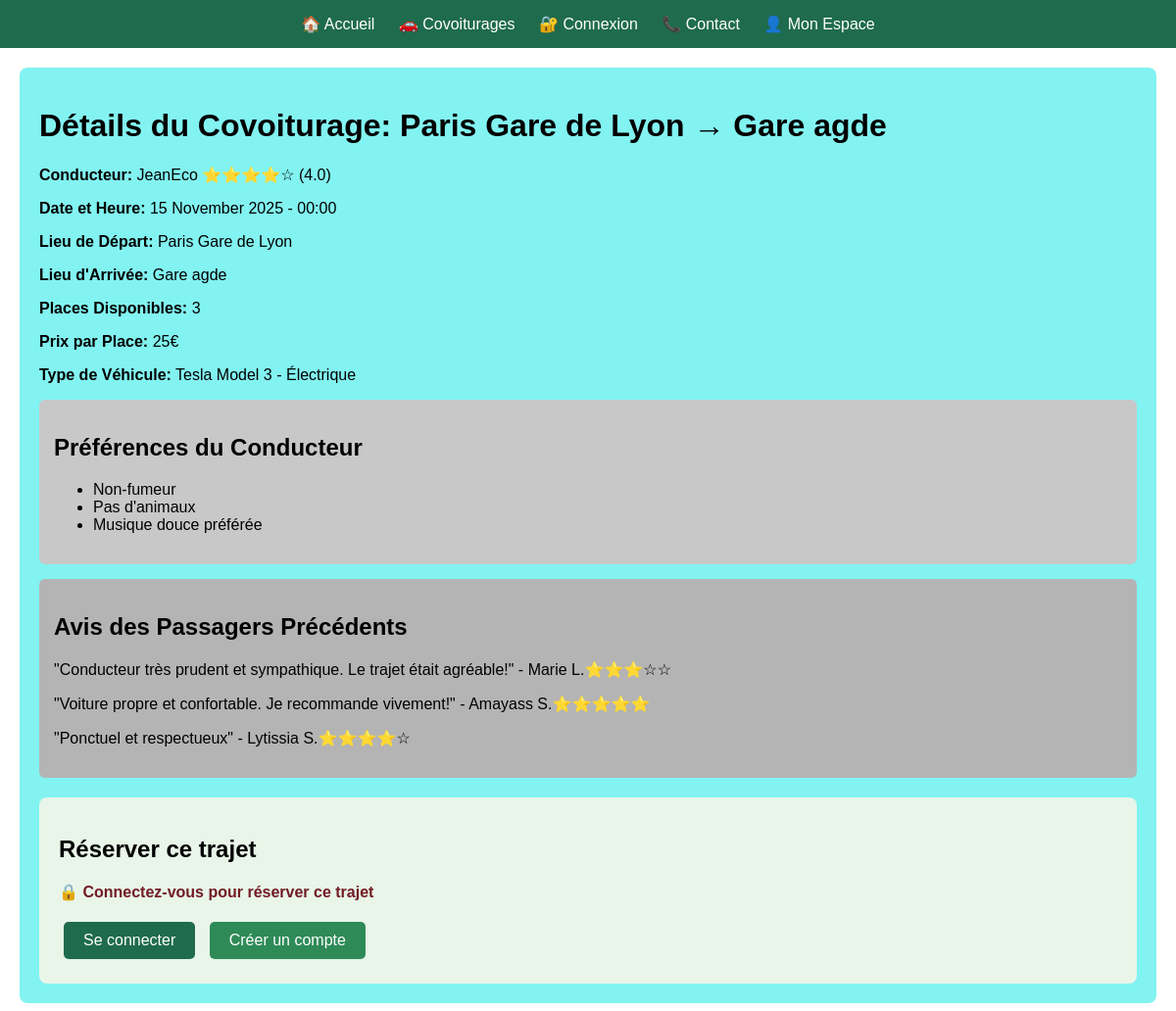
The page /vue-detaillee.php on the database as committed earlier.
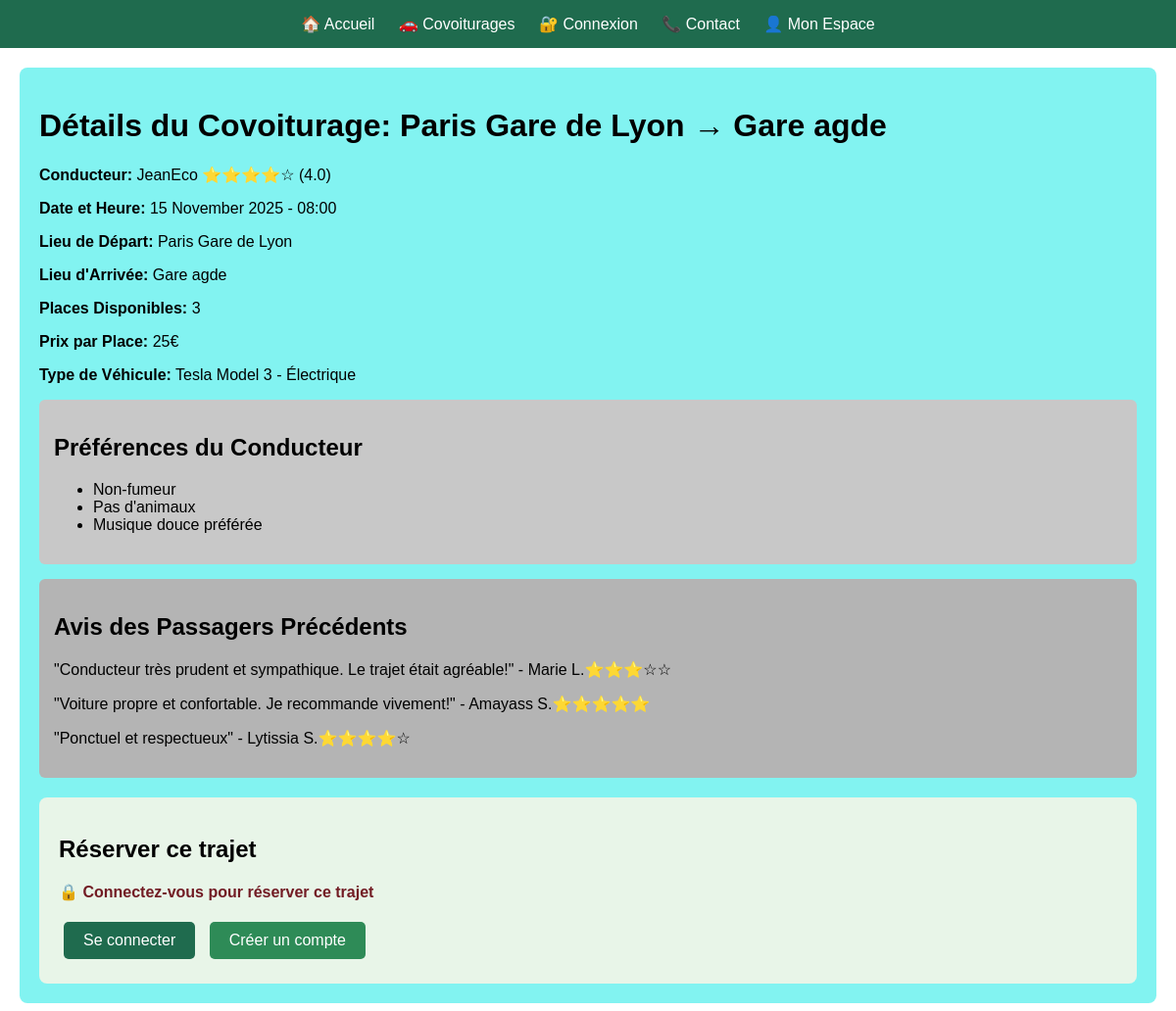
The same page on the database as committed later.
### tables this page shows
CREATE TABLE covoiturage (
    covoiturage_id INT PRIMARY KEY AUTO_INCREMENT,
    date_depart DATE NOT NULL,
    heure_depart TIME NOT NULL,
    lieu_depart VARCHAR(50) NOT NULL,
    date_arrivee DATE NOT NULL,
    heure_arrivee TIME NOT NULL,
    lieu_arrivee VARCHAR(50) NOT NULL,
    statut VARCHAR(50) DEFAULT 'planifié',
    nb_place INT NOT NULL,
    prix_personne FLOAT NOT NULL
);

CREATE TABLE utilisateur (
    utilisateur_id INT PRIMARY KEY AUTO_INCREMENT,
    nom VARCHAR(50) NOT NULL,
    prenom VARCHAR(50) NOT NULL,
    email VARCHAR(50) UNIQUE NOT NULL,
    password VARCHAR(255) NOT NULL,
    telephone VARCHAR(50),
    adresse VARCHAR(50),
    date_naissance VARCHAR(50),
    photo BLOB,
    pseudo VARCHAR(50) UNIQUE NOT NULL,
    credit INT DEFAULT 20
);

CREATE TABLE marque (
    marque_id INT PRIMARY KEY AUTO_INCREMENT,
    libelle VARCHAR(50) NOT NULL
);

CREATE TABLE voiture (
    voiture_id INT PRIMARY KEY AUTO_INCREMENT,
    modele VARCHAR(50) NOT NULL,
    immatriculation VARCHAR(50) UNIQUE NOT NULL,
    energie VARCHAR(50) NOT NULL,
    couleur VARCHAR(50) NOT NULL,
    date_premiere_immatriculation VARCHAR(50) NOT NULL
);

### vue-detaillee.php (the view, shortened to what this page needs)
<?php
$ride_id = isset($_GET['ride_id']) ? intval($_GET['ride_id']) : 1;
require_once 'config/config.php';
$sql = "SELECT c.*, u.pseudo, u.nom, u.prenom, v.energie, v.modele, m.libelle as marque
        FROM covoiturage c
        JOIN utilise ut ON c.covoiturage_id = ut.covoiturage_id
        JOIN voiture v ON ut.voiture_id = v.voiture_id
        JOIN detient d ON v.voiture_id = d.voiture_id
        JOIN marque m ON d.marque_id = m.marque_id
        JOIN gere g ON v.voiture_id = g.voiture_id
        JOIN utilisateur u ON g.utilisateur_id = u.utilisateur_id
        WHERE c.covoiturage_id = ?";
$stmt = $conn->prepare($sql);
$stmt->bind_param("i", $ride_id);
$stmt->execute();
$result = $stmt->get_result();
if ($result->num_rows > 0) {
    $ride = $result->fetch_assoc();
}
?>
<!DOCTYPE html>
<html lang="fr">
<head>
</head>
<body>
    <nav>
        <a href="index.php">🏠 Accueil</a>
        <a href="covoiturages.php">🚗 Covoiturages</a>
        <a href="login.php">🔐 Connexion</a>
        <a href="contact.php">📞 Contact</a>
        <a href="user-space.php">👤 Mon Espace</a>
    </nav>
    <div class="details-du-covoiturage">
        <h1>Détails du Covoiturage: <?php echo $ride['lieu_depart']; ?> → <?php echo $ride['lieu_arrivee']; ?></h1>
        <p><strong>Conducteur:</strong> <?php echo $ride['pseudo']; ?> ⭐⭐⭐⭐☆ (4.0)</p>
        <p><strong>Date et Heure:</strong> <?php echo date('d F Y', strtotime($ride['date_depart'])); ?> - <?php echo date('H:i', strtotime($ride['heure_depart'])); ?></p>
        <p><strong>Lieu de Départ:</strong> <?php echo $ride['lieu_depart']; ?></p>
        <p><strong>Lieu d'Arrivée:</strong> <?php echo $ride['lieu_arrivee']; ?></p>
        <p><strong>Places Disponibles:</strong> <?php echo $ride['nb_place']; ?></p>
        <p><strong>Prix par Place:</strong> <?php echo $ride['prix_personne']; ?>€</p>
        <p><strong>Type de Véhicule:</strong> <?php echo $ride['marque'] . ' ' . $ride['modele']; ?> - <?php echo $ride['energie']; ?></p>
        <div class="preferences-du-conducteur">
            <h2>Préférences du Conducteur</h2>
            <ul>
                <li>Non-fumeur</li>
                <li>Pas d'animaux</li>
                <li>Musique douce préférée</li>
            </ul>
        </div>
        <div class="avis-du-conducteur">
            <h2>Avis des Passagers Précédents</h2>
            <p>"Conducteur très prudent et sympathique. Le trajet était agréable!" - Marie L.⭐⭐⭐☆☆</p>
            <p>"Voiture propre et confortable. Je recommande vivement!" - Amayass S.⭐⭐⭐⭐⭐</p>
            <p>"Ponctuel et respectueux" - Lytissia S.⭐⭐⭐⭐☆</p>
        </div>
        <div class="reservation-section" style="margin-top: 20px; padding: 20px; background: #e8f5e8; border-radius: 8px;">
            <h2>Réserver ce trajet</h2>
            <?php if (isset($_SESSION['utilisateur_id'])): ?>
                <div class="booking-info">
                    <p><strong>Prix:</strong> <?php echo $ride['prix_personne']; ?> crédits</p>
                    <p><strong>Places disponibles:</strong> <?php echo $ride['nb_place']; ?></p>
                    <form action="config/book-ride.php" method="POST">
                        <input type="hidden" name="ride_id" value="<?php echo $ride_id; ?>">
                        <input type="hidden" name="price" value="<?php echo $ride['prix_personne']; ?>">
                        <button type="submit" style="background-color: #1f6b4e; color: white; padding: 12px 24px; border: none; border-radius: 5px; cursor: pointer; font-size: 16px;">
                            🎫 Réserver ce trajet
                        </button>
                    </form>
                </div>
            <?php else: ?>
                <div class="login-prompt">
                    <p style="color: #721c24;"><strong>🔒 Connectez-vous pour réserver ce trajet</strong></p>
                    <a href="login.php" style="background-color: #1f6b4e; color: white; padding: 10px 20px; text-decoration: none; border-radius: 5px; display: inline-block; margin: 5px;">
                        Se connecter
                    </a>
                    <a href="register.php" style="background-color: #2e8b57; color: white; padding: 10px 20px; text-decoration: none; border-radius: 5px; display: inline-block; margin: 5px;">
                        Créer un compte
                    </a>
                </div>
            <?php endif; ?>
        </div>
    </div>
</body>
</html>

Rows that differ between the two databases and show on the page:
changed covoiturage "Paris Gare de Lyon": heure_depart "00:00" → "08:00"
